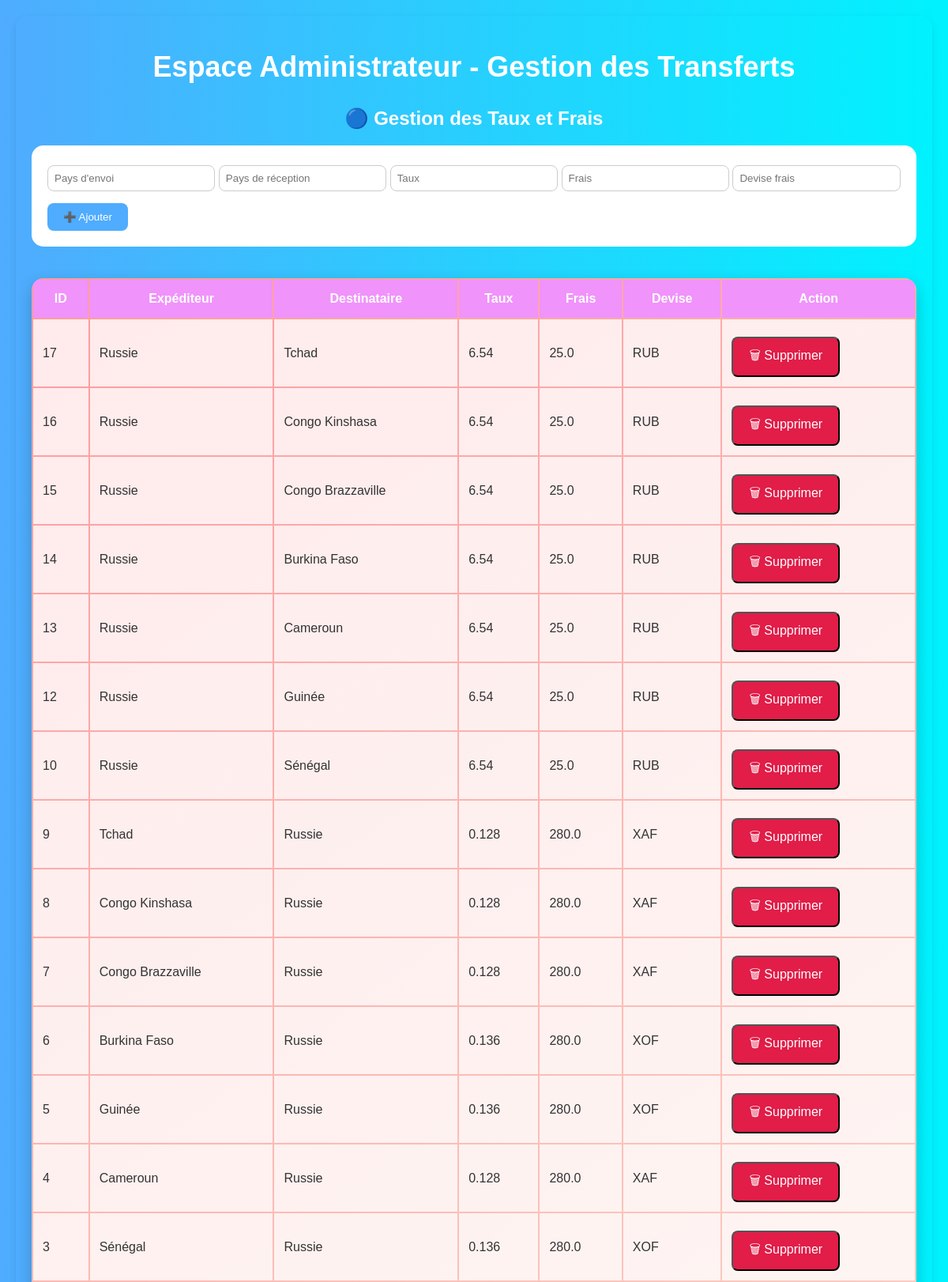
The page /admin_transferts (signed in, upper part) on the database its author committed.
### tables this page shows
CREATE TABLE fees_and_rates (
    id INTEGER PRIMARY KEY AUTOINCREMENT,
    source_country TEXT,
    destination_country TEXT,
    rate REAL,
    fee REAL,
    fee_currency TEXT
);

### app.py (the view)
@app.route('/admin_transferts')
def admin_transferts():
    if 'user_role' not in session or session['user_role'] != 'admin':
        return redirect(url_for('login'))
    conn = sqlite3.connect('transfert.db')
    conn.row_factory = sqlite3.Row
    c = conn.cursor()
    c.execute("SELECT * FROM pending_transfers ORDER BY created_at DESC")
    transferts = c.fetchall()
    c.execute("SELECT * FROM fees_and_rates ORDER BY id DESC")
    fees = c.fetchall()
    conn.close()
    csrf_token = generate_csrf()  # 🔐 Génère le token manuellement
    return render_template('admin_transferts.html', transferts=transferts, fees=fees, csrf_token=csrf_token)

### templates/admin_transferts.html (shortened to what this page needs)
<!DOCTYPE html>
<html lang="fr">
<head>
</head>
<body>
<div class="admin-container">
    <h1 class="admin-title">Espace Administrateur - Gestion des Transferts</h1>
    <h2 style="text-align:center; margin-top:30px; color:#fff;">🔵 Gestion des Taux et Frais</h2>
    <div class="form-fee">
        <form method="POST" action="{{ url_for('add_fee') }}">
    <input type="text" name="source_country" placeholder="Pays d'envoi" required>
    <input type="text" name="destination_country" placeholder="Pays de réception" required>
    <input type="number" step="0.0001" name="rate" placeholder="Taux" required>
    <input type="number" step="0.01" name="fee" placeholder="Frais" required>
    <input type="text" name="fee_currency" placeholder="Devise frais" required>
    <button type="submit">➕ Ajouter</button>
</form>
    </div>
    <table class="fees-table">
        <thead>
    <tr>
        <th>ID</th>
        <th>Expéditeur</th>
        <th>Destinataire</th>
        <th>Taux</th>
        <th>Frais</th>
        <th>Devise</th>
        <th>Action</th>
    </tr>
</thead>
        <tbody>
    {% for fee in fees %}
    <tr>
        <td>{{ fee[0] }}</td>
        <td>{{ fee[1] }}</td>
        <td>{{ fee[2] }}</td>
        <td>{{ fee[3] }}</td>
        <td>{{ fee[4] }}</td>
        <td>{{ fee[5] }}</td>
        <td>
            <form method="POST" action="{{ url_for('delete_fee', id=fee[0]) }}" onsubmit="return confirm('⚠️ Confirmer la suppression de ce taux/frais ?');">
                <button type="submit" class="admin-button" style="background-color: #e11d48;">🗑 Supprimer</button>
            </form>
        </td>
    </tr>
    {% endfor %}
</tbody>
    </table>
</div>
</body>
</html>

### templates/admin_transferts.html (style rules this page uses)
body { font-family: 'Arial', sans-serif; background: linear-gradient(to right, #4facfe, #00f2fe); margin: 0; padding: 0; color: #fff; }
.admin-container { background: linear-gradient(to right, #4facfe, #00f2fe); padding: 20px; border-radius: 15px; box-shadow: 0px 4px 10px rgba(0, 0, 0, 0.1); color: #fff; margin: 20px; }
.admin-title { font-size: 36px; color: #fff; text-align: center; margin-bottom: 30px; font-weight: bold; }
.admin-button { background-color: #4facfe; color: white; padding: 10px 20px; margin-top: 10px; border-radius: 8px; cursor: pointer; text-align: center; text-decoration: none; font-size: 16px; }
.form-fee { background-color: white; padding: 20px; border-radius: 15px; color: #333; margin-bottom: 40px; }
.form-fee input { margin: 5px 0; padding: 8px; width: 18%; border-radius: 8px; border: 1px solid #ccc; }
.form-fee button { background-color: #4facfe; color: white; padding: 10px 20px; border: none; border-radius: 8px; margin-top: 10px; cursor: pointer; }
.fees-table { background: linear-gradient(145deg, #ff9a9e, #fad0c4); width: 100%; margin: 30px auto; border-radius: 15px; overflow: hidden; box-shadow: 0 8px 20px rgba(0,0,0,0.2); color: #333; }
.fees-table th { background-color: #f093fb; color: white; padding: 15px; }
.fees-table td { padding: 12px; background-color: rgba(255, 255, 255, 0.8); }

### rows shown on the page
fees_and_rates: id "17", source_country "Russie", destination_country "Tchad", rate "6.54", fee "25.0", fee_currency "RUB"
fees_and_rates: id "16", source_country "Russie", destination_country "Congo Kinshasa", rate "6.54", fee "25.0", fee_currency "RUB"
fees_and_rates: id "15", source_country "Russie", destination_country "Congo Brazzaville", rate "6.54", fee "25.0", fee_currency "RUB"
fees_and_rates: id "14", source_country "Russie", destination_country "Burkina Faso", rate "6.54", fee "25.0", fee_currency "RUB"
fees_and_rates: id "13", source_country "Russie", destination_country "Cameroun", rate "6.54", fee "25.0", fee_currency "RUB"
fees_and_rates: id "12", source_country "Russie", destination_country "Guinée", rate "6.54", fee "25.0", fee_currency "RUB"
fees_and_rates: id "10", source_country "Russie", destination_country "Sénégal", rate "6.54", fee "25.0", fee_currency "RUB"
fees_and_rates: id "9", source_country "Tchad", destination_country "Russie", rate "0.128", fee "280.0", fee_currency "XAF"
fees_and_rates: id "8", source_country "Congo Kinshasa", destination_country "Russie", rate "0.128", fee "280.0", fee_currency "XAF"
fees_and_rates: id "7", source_country "Congo Brazzaville", destination_country "Russie", rate "0.128", fee "280.0", fee_currency "XAF"
fees_and_rates: id "6", source_country "Burkina Faso", destination_country "Russie", rate "0.136", fee "280.0", fee_currency "XOF"
fees_and_rates: id "5", source_country "Guinée", destination_country "Russie", rate "0.136", fee "280.0", fee_currency "XOF"
fees_and_rates: id "4", source_country "Cameroun", destination_country "Russie", rate "0.128", fee "280.0", fee_currency "XAF"
fees_and_rates: id "3", source_country "Sénégal", destination_country "Russie", rate "0.136", fee "280.0", fee_currency "XOF"
